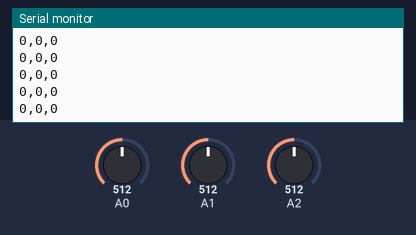
A sketch run on a simulated Arduino Uno, built with avr-gcc and run on an emulated ATmega328P. Shown: the last lines printed to the serial monitor. The test bench sets the inputs (shaded band); at power-on: A1 = 512, A0 = 512, A2 = 512.

Above: at 9.2 s.
9.3 s: A1 set to 902
At 9.32 s:
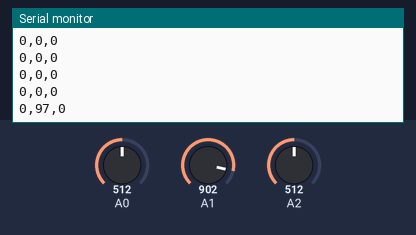
10.8 s: A1 set to 928
At 10.83 s:
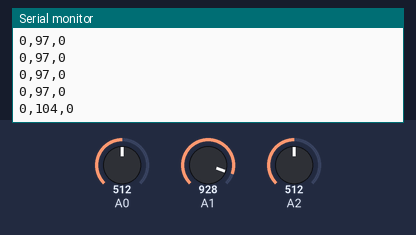
Timing chart, 0 to 13.3 s (numbered marks = the images above; inputs shaded):
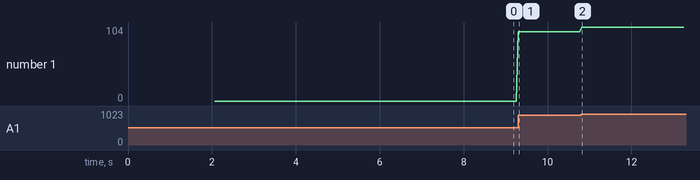

The sketch:

acceralate.ino
```cpp
int x, y, z;
int ox, oy, oz;

void getAccelerate() {
  x = (analogRead(0) >> 2) - 128 - ox;
  y = (analogRead(1) >> 2) - 128 - oy;
  z = (analogRead(2) >> 2) - 128 - oz;
}

void setup() {
  Serial.begin(9600);

  ox = oy = oz = 0;
  for(int i = 0; i < 200; i++) {
    x = (analogRead(0) >> 2) - 128;
    y = (analogRead(1) >> 2) - 128;
    z = (analogRead(2) >> 2) - 128;
    ox += x;
    oy += y;
    oz += z;
    delay(10);
  }
  ox /= 200;
  oy /= 200;
  oz /= 200;
}


void loop() {
  getAccelerate();
  String str = "";
  str.concat(x);
  str.concat(",");
  str.concat(y);
  str.concat(",");
  str.concat(z);
  Serial.println(str);
  delay(50);
}
```

Measured:
- after the input at 9.3 s, the serial monitor: prints a new line at once (image 1)
- after the input at 10.8 s, the serial monitor: prints a new line at once (image 2)
- plotted number 1: 0 → 97 after the input at 9.3 s, 97 → 104 after the input at 10.8 s
